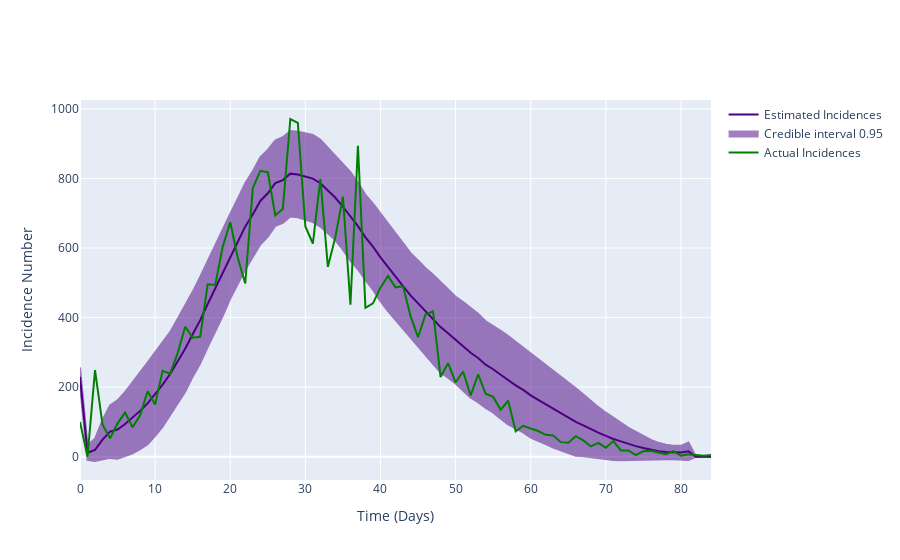

The cell this chart's notebook holds for it:
### Code cell
# Plot the predicted incidences
pre_I = np.array(list(df['mean'].values[:-1]) + kernel)
pre_std = np.array(list(df['sd'].values[:-1]) + kernel)

figure = go.Figure()

trace1 = go.Scatter(
    y=pre_I,
    x=list(range(starting_time_point, end_time_point)),
    mode='lines',
    name='Estimated Incidences',
    line_color='indigo'
)

trace2 = go.Scatter(
    x=list(range(starting_time_point, end_time_point)) + list(range(starting_time_point, end_time_point))[::-1],
    y=(pre_I + 1.96 * pre_std).tolist() + (pre_I - 1.96 * pre_std).tolist()[::-1],
    fill='toself',
    fillcolor='indigo',
    line_color='indigo',
    opacity=0.5,
    mode='lines',
    name='Credible interval 0.95',
)

trace3 = go.Scatter(
    y=incidences_true,
    x=list(range(starting_time_point, end_time_point)),
    mode='lines',
    name='Actual Incidences',
    line_color='green'
)

figure.add_trace(trace1)
figure.add_trace(trace2)
figure.add_trace(trace3)
figure.update_layout(xaxis_title='Time (Days)', yaxis_title='Incidence Number')

### Figure 1 — Plotly figure (JSON) as saved in the notebook; plotly's stock layout.template omitted (floating-point values rounded to 4 significant figures; data arrays with more than 128 entries replaced by an {"elided": "..."} marker saying what was removed)
{"data": [{"line": {"color": "indigo"}, "mode": "lines", "name": "Estimated Incidences", "type": "scatter", "x": [0, 1, 2, 3, 4, 5, 6, 7, 8, 9, 10, 11, 12, 13, 14, 15, 16, 17, 18, 19, 20, 21, 22, 23, 24, 25, 26, 27, 28, 29, 30, 31, 32, 33, 34, 35, 36, 37, 38, 39, 40, 41, 42, 43, 44, 45, 46, 47, 48, 49, 50, 51, 52, 53, 54, 55, 56, 57, 58, 59, 60, 61, 62, 63, 64, 65, 66, 67, 68, 69, 70, 71, 72, 73, 74, 75, 76, 77, 78, 79, 80, 81, 82, 83, 84], "y": [230.0, 11.44, 19.61, 49.05, 72.25, 78.05, 93.91, 111.6, 131.8, 153.2, 180.3, 207.2, 238.0, 274.5, 310.3, 352.2, 392.8, 439.2, 484.4, 528.6, 576.3, 618.8, 662.2, 696.6, 735.4, 757.4, 786.5, 795.4, 813.9, 811.3, 806.2, 799.7, 786.4, 765.1, 744.5, 718.7, 691.1, 663.1, 630.9, 604.2, 573.0, 544.6, 517, 490.3, 463.9, 440.3, 417.1, 395.3, 372.6, 355.2, 335.3, 317.7, 298.9, 283.8, 264.8, 251.6, 235.8, 219.9, 205.3, 192.4, 176.3, 163.2, 150.5, 136.7, 125.6, 111.8, 100.1, 90.19, 79.02, 69.06, 60.18, 51.06, 44.28, 36.36, 30.5, 24.85, 19.81, 15.97, 13.44, 12.04, 12.1, 15.88, 0, 0, 0]}, {"fill": "toself", "fillcolor": "indigo", "line": {"color": "indigo"}, "mode": "lines", "name": "Credible interval 0.95", "opacity": 0.5, "type": "scatter", "x": {"elided": "170 int values"}, "y": {"elided": "170 float values"}}, {"line": {"color": "green"}, "mode": "lines", "name": "Actual Incidences", "type": "scatter", "x": [0, 1, 2, 3, 4, 5, 6, 7, 8, 9, 10, 11, 12, 13, 14, 15, 16, 17, 18, 19, 20, 21, 22, 23, 24, 25, 26, 27, 28, 29, 30, 31, 32, 33, 34, 35, 36, 37, 38, 39, 40, 41, 42, 43, 44, 45, 46, 47, 48, 49, 50, 51, 52, 53, 54, 55, 56, 57, 58, 59, 60, 61, 62, 63, 64, 65, 66, 67, 68, 69, 70, 71, 72, 73, 74, 75, 76, 77, 78, 79, 80, 81, 82, 83, 84], "y": [100, 0, 249, 92, 53, 96, 127, 85, 119, 188, 150, 247, 239, 298, 374, 342, 345, 496, 494, 604, 674, 572, 498, 772, 822, 818, 694, 712, 971, 960, 662, 613, 799, 546, 632, 748, 437, 894, 428, 441, 486, 520, 487, 490, 405, 344, 409, 418, 229, 269, 214, 245, 176, 237, 181, 172, 135, 161, 73, 89, 81, 74, 63, 61, 42, 40, 59, 47, 30, 40, 26, 45, 18, 18, 5, 16, 17, 11, 7, 16, 3, 7, 6, 3, 5, 6, 1, 8, 1, 0, 0]}], "layout": {"xaxis": {"title": {"text": "Time (Days)"}}, "yaxis": {"title": {"text": "Incidence Number"}}}}
